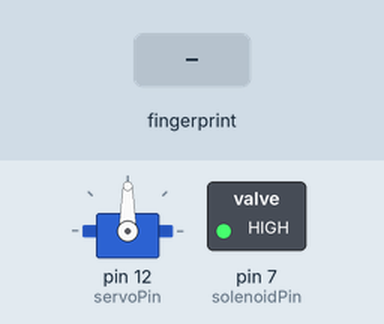
The sketch below on a simulated Arduino Uno, built with avr-gcc and run on an emulated ATmega328P. On the bench: servo, switched loads named in the sketch (green lamp = pin HIGH). The test bench sets the inputs (shaded band). What the sketch prints to the serial monitor is not drawn.

Above: at 2.2 s.
2.3 s: finger stored as number 1 placed on the sensor
At 4.8 s:
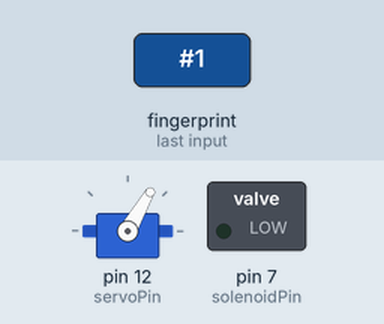
At 12.1 s:
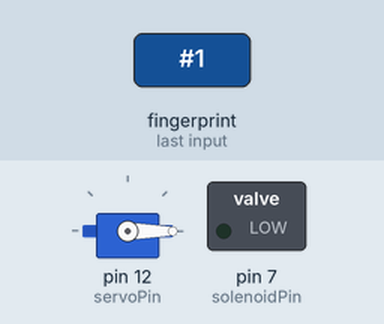
Timing chart, 0 to 14.8 s (numbered marks = the images above; inputs shaded):
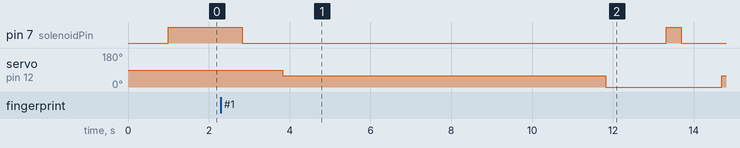

The sketch:

Intellilock_code.ino
```cpp
#include <Adafruit_Fingerprint.h>
#include <SoftwareSerial.h>
#include <Servo.h>
#include <Keypad.h>

// Keypad configuration
const byte ROWS = 4;
const byte COLS = 3;
char keys[ROWS][COLS] = {
  {'1', '2', '3'},
  {'4', '5', '6'},
  {'7', '8', '9'},
  {'*', '0', '#'}
};
byte rowPins[ROWS] = {4, 5, 6, 8};   // Row pins
byte colPins[COLS] = {9, 10, 11};   // Column pins
Keypad keypad = Keypad(makeKeymap(keys), rowPins, colPins, ROWS, COLS);
SoftwareSerial mySerial(2, 3);  // RX = D2, TX = D3
Adafruit_Fingerprint finger = Adafruit_Fingerprint(&mySerial);
Servo doorServo;
const int servoPin = 12;
const int solenoidPin = 7;
const String correctPassword = "2356";
String enteredPassword = "";
bool enteringPassword = false;
void setup() {
  Serial.begin(9600);
  mySerial.begin(57600);
  finger.begin(57600);

  if (finger.verifyPassword()) {
    Serial.println("✅ Fingerprint sensor detected!");
  } else {
    Serial.println("❌ Fingerprint sensor not found!");
    while (true);
  }

  doorServo.attach(servoPin);
  pinMode(solenoidPin, OUTPUT);
  digitalWrite(solenoidPin, HIGH);
}

void loop() {
  Serial.println("🔄 Place Finger or Press # to Enter Password...");

  bool unlocked = false;

  while (!unlocked) {
    if (!enteringPassword && checkFingerprint()) {
      openDoor();
      unlocked = true;
    }

    char key = keypad.getKey();
    if (key) {
      Serial.print(key);

      if (key == '#') {
        if (!enteringPassword) {
          enteringPassword = true;
          enteredPassword = "";
          Serial.println("\n🔢 Enter Password:");
        } else {
          if (enteredPassword == correctPassword) {
            Serial.println("\n✅ Correct password! Door opening...");
            openDoor();
            unlocked = true;
          } else {
            Serial.println("\n❌ Incorrect password! Try again.");
          }
          enteredPassword = "";
          enteringPassword = false;
        }
      }
      else if (key == '*') {
        enteredPassword = "";
        Serial.println("\n🔄 Password cleared.");
      }
      else if (enteringPassword) {
        enteredPassword += key;
      }
    }
  }
}

// Check fingerprint
bool checkFingerprint() {
  finger.getImage();
  if (finger.image2Tz(1) != FINGERPRINT_OK) return false;
  if (finger.fingerFastSearch() != FINGERPRINT_OK) return false;

  Serial.println("✅ Fingerprint matched!");
  return true;
}

// Open the door
void openDoor() {
  Serial.println("🔓 Door Unlocked!");
  digitalWrite(solenoidPin, LOW);
  delay(1000);
  doorServo.write(60);
  delay(8000);

  Serial.println("🔒 Door Closing...");
  doorServo.write(0);
  delay(1500);
  digitalWrite(solenoidPin, HIGH);
  Serial.println("🔒 Door Locked!");
}
```

Measured:
- after the input at 2.3 s, pin 7 (solenoidPin): HIGH → LOW after 0.52 s, → HIGH 10.5 s later, → LOW 0.37 s later; servo on pin 12 (servoPin): 90° → 60° after 1.5 s, → 0° 8.0 s later, → 60° 2.9 s later
